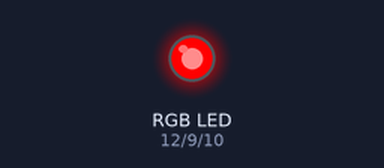
Bench run of a sketch on a simulated Arduino Uno, built with avr-gcc and run on an emulated ATmega328P. Shown: an RGB LED mixed from three pins (HIGH = lit).

Above: at 0.1 s.
Timing chart, 0 to 1.6 s (numbered marks = the images above):
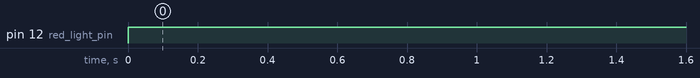

Measured:
- by itself, pin 12 (red_light_pin): LOW → HIGH at 0.00 s

The sketch:

Ex6.2_LED_RGB_TODAS_AS_CORES.ino
```cpp
int red_light_pin= 12;   // Pin da luz vermelha
int blue_light_pin = 10; // Pin da luz azul
int green_light_pin = 9; // Pin da luz verde

int valor_vermelho = 255;
int valor_verde = 0;
int valor_azul = 0;

void setup() {
  pinMode(red_light_pin, OUTPUT);   // Pin da luz vermelha como OUTPUT
  pinMode(green_light_pin, OUTPUT); // Pin da luz azul como OUTPUT
  pinMode(blue_light_pin, OUTPUT);  // Pin da luz verde como OUTPUT
}
void loop() {
  // primeiro escrevo na LED os valores de vermelho, verde e azul
  analogWrite(red_light_pin, valor_vermelho);
  analogWrite(green_light_pin, valor_verde);
  analogWrite(blue_light_pin, valor_azul);

  // fazer por esta ordem: R - G - B
  // 255 - 0 - 0 = vermelho, adiciona até ter o valor máximo 255 no verde
  // 255 - 255 - 0 = amarelo
  // 0 - 255 - 0 = verde
  // 0 - 255 - 255 = azul
  // 0 - 0 - 255 = azul
  // 255 - 0 - 255 = magenta
  // 255 - 0 - 0 = vermelho
  // e volta ao inicio

  int fase = 0; // 0 = vermelho, 1 = verde, 2 = azul, 3 = vermelho
  int diferenca = 5;

  if (fase == 0) {
    valor_vermelho = valor_vermelho + diferenca;
    if (valor_vermelho <= 0 || valor_vermelho >= 255) {
      diferenca = -diferenca;
      if (valor_vermelho <= 0) {
        valor_vermelho = 0;
      } else {
        valor_vermelho = 255;
      }
    }
  } else if (fase == 1) {
    valor_verde = valor_verde + diferenca;
    if (valor_verde <= 0 || valor_verde >= 255) {
      diferenca = -diferenca;
      if (valor_verde <= 0) {
        valor_verde = 0;
      } else {
        valor_verde = 255;
      }
    }
  } else if (fase == 2) {
    valor_azul = valor_azul + diferenca;
    if (valor_azul <= 0 || valor_azul >= 255) {
      diferenca = -diferenca;
      if (valor_azul <= 0) {
        valor_azul = 0;
      } else {
        valor_azul = 255;
      }
    }
  } else if (fase == 3) {
    valor_vermelho = valor_vermelho + diferenca;
    if (valor_vermelho <= 0 || valor_vermelho >= 255) {
      diferenca = -diferenca;
      if (valor_vermelho <= 0) {
        valor_vermelho = 0;
      } else {
        valor_vermelho = 255;
      }
    }
  }


  // wait for 30 milliseconds before looping again
  delay(30);
}
```
